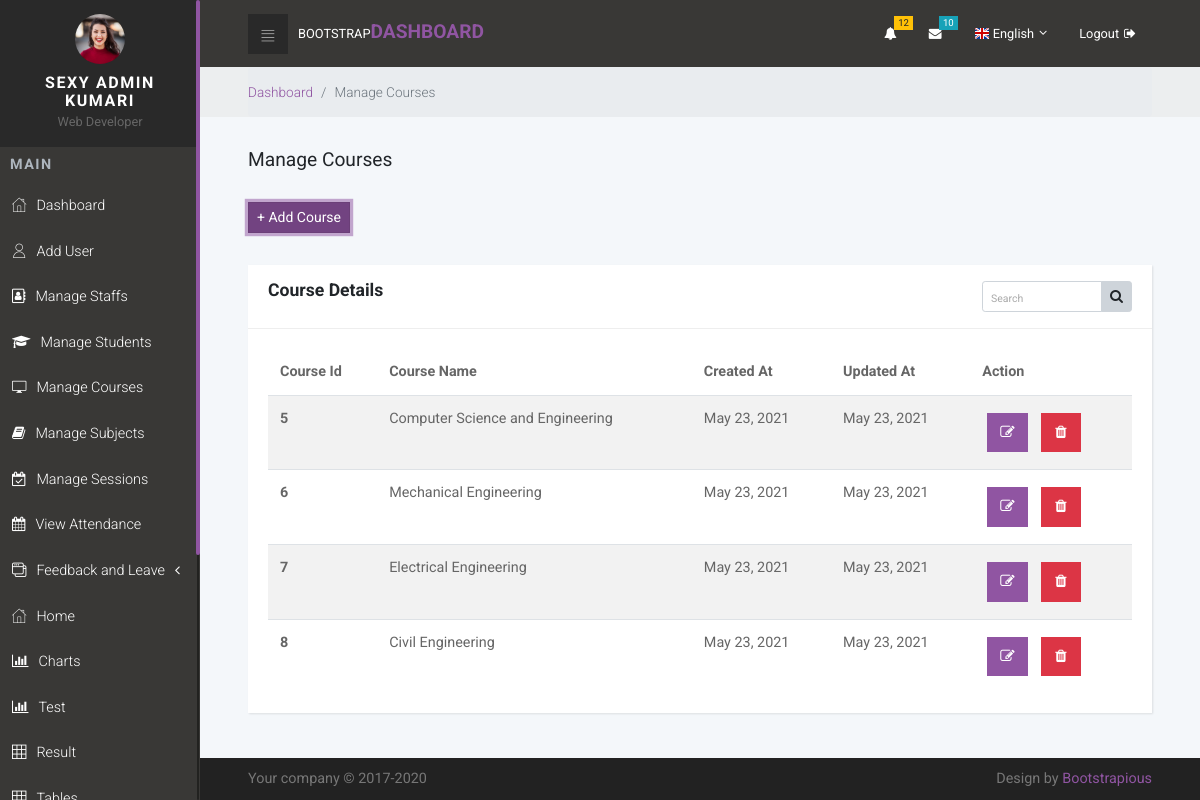
The page /manage_courses/ (signed in) on the database its author committed.
### sms_app/models.py (models this page shows, shortened)
class Course(models.Model):
    id = models.AutoField(primary_key = True)
    course_name = models.CharField(max_length = 100, null = False)
    date_created = models.DateField(auto_now_add = True)
    date_updated = models.DateField(auto_now = True)

### accounts/decorators.py (the view, shortened to what this page needs)
        def wrapper_func(request, *args, **kwargs):
            group = None
            if request.user.groups.exists():
                group = request.user.groups.all()[0].name
            if group in allowed_roles:
                return view_func(request, *args, **kwargs)

### sms_app/HODviews.py (called while the page is built)
@login_required
@allowed_users(allowed_roles=['hod'])
def manage_courses_view(request):
    courses = Course.objects.all()
    context = {
        'courses': courses
    }
    return render(request, 'HOD/manage_courses.html', context)

### templates/HOD/manage_courses.html (shortened to what this page needs)
{% extends 'HOD/base.html' %}
{% load static %}
{% block content %}
<div class="breadcrumb-holder">
  <div class="container-fluid">
    <ul class="breadcrumb">
      <li class="breadcrumb-item"><a href="{% url 'hod_dashboard' %}">Dashboard</a></li>
      <li class="breadcrumb-item active">Manage Courses</li>
    </ul>
  </div>
</div>
<section>
  <div class="container-fluid">
    <header>
      <h1 class="h3 display">Manage Courses</h1><br>
      <a href="{% url 'add_course_view' %}" class="btn btn-primary btn-sm active" role="button" aria-pressed="true">+
        Add Course</a>
    </header>
    <div class="row">
      <div class="col-lg-12">
        <div class="card">
          <div class="card-header">
            <h4 class="card-title">Course Details</h4>
            <div class="card-tools">
              <div class="input-group input-group-sm" style="width: 150px;">
                <input type="text" name="table_search" class="form-control float-right" placeholder="Search">
                <div class="input-group-append">
                  <button type="submit" class="btn btn-default"><i class="fa fa-search"></i></button>
                </div>
              </div>
            </div>
          </div>
          <div class="card-body">
            <div class="table-responsive">
              <table class="table table-striped table-hover">
                <thead>
                  <tr>
                    <th>Course Id</th>
                    <th>Course Name</th>
                    <th>Created At</th>
                    <th>Updated At</th>
                    <th class="action">Action</th>
                  </tr>
                </thead>
                <tbody>
                  {% for course in courses %}
                  <tr>
                    <th scope="row">{{course.id}}</th>
                    <td>{{course.course_name}}</td>
                    <td>{{course.date_created}}</td>
                    <td>{{course.date_updated}}</td>
                    <td>
                      <div class="action">
                        <a href="#" title="edit"><button type="button"
                            class="btn  btn-primary  fa fa-edit"></button></a>
                        <a href="#" title="delete"><button type="button"
                            class="btn btn-danger  fa fa-trash"></button></a>
                      </div>
                    </td>
                  </tr>
                  {% endfor %}
                </tbody>
              </table>
            </div>
          </div>
        </div>
      </div>
    </div>
  </div>
</section>
{% endblock %}

### templates/HOD/navbar.html (shortened to what this page needs)
{% load static %}
<nav class="side-navbar">
    <div class="side-navbar-wrapper">
        <div class="sidenav-header d-flex align-items-center justify-content-center">
            <div class="sidenav-header-inner text-center"><img src="{% static 'img/avatar-8.jpg' %}" alt="person"
                    class="img-fluid rounded-circle">
                <h2 class="h5">Sexy {{request.user.first_name}} {{request.user.last_name}}i</h2><span>Web Developer</span>
            </div>
        </div>
        <div class="main-menu">
            <h5 class="sidenav-heading">Main</h5>
            <ul id="side-main-menu" class="side-menu list-unstyled">
                <li><a href="{% url 'hod_dashboard' %}"> <i class="icon-home"></i>Dashboard </a></li>
                <li><a href="{% url 'register_user' %}"> <i class="icon-user"></i>Add User </a></li>
                <li><a href="{% url 'manage_staff_view' %}"> <i class="fa fa-address-book-o"></i>Manage Staffs </a></li>
                <li><a href="{% url 'manage_student_view' %}"> <i class="fa fa-graduation-cap"></i>Manage Students </a></li>
                <li><a href="{% url 'manage_courses_view' %}"> <i class="icon-screen"></i>Manage Courses </a></li>
                <li><a href="{% url 'manage_subjects_view' %}"> <i class="fa fa-book"></i>Manage Subjects </a></li>
                <li><a href="{% url 'manage_sessions_view' %}"> <i class="fa fa-calendar-check-o"></i>Manage Sessions </a></li>
                <li><a href="{% url 'view_attendance' %}"> <i class="fa fa-calendar"></i>View Attendance </a></li>
                <li><a href="#exampledropdownDropdown" aria-expanded="false" data-toggle="collapse"> <i class="icon-interface-windows"></i>Feedback and Leave </a>
                </li>
                <li><a href="{% url 'admin_dashboard' %}"> <i class="icon-home"></i>Home </a></li>
                <li><a href="{% url 'charts_view' %}"> <i class="fa fa-bar-chart"></i>Charts </a></li>
                <li><a href="{% url 'test-view' %}"> <i class="fa fa-bar-chart"></i>Test </a></li>
                <li><a href="{% url 'result-view' %}"> <i class="icon-grid"></i>Result </a></li>
                <li><a href="{% url 'tables_view' %}"> <i class="icon-grid"></i>Tables </a></li>
            </ul>
        </div>
    </div>
</nav>
<div class="page">
    <header class="header">
        <nav class="navbar">
            <div class="container-fluid">
                <div class="navbar-holder d-flex align-items-center justify-content-between">
                    <div class="navbar-header"><a id="toggle-btn" href="#" class="menu-btn"><i class="icon-bars">
                            </i></a><a href="index.html" class="navbar-brand">
                            <div class="brand-text d-none d-md-inline-block"><span>Bootstrap </span><strong
                                    class="text-primary">Dashboard</strong></div>
                        </a></div>
                    <ul class="nav-menu list-unstyled d-flex flex-md-row align-items-md-center">
                        <li class="nav-item dropdown"> <a id="notifications" rel="nofollow" data-target="#" href="#"
                                data-toggle="dropdown" aria-haspopup="true" aria-expanded="false" class="nav-link"><i
                                    class="fa fa-bell"></i><span class="badge badge-warning">12</span></a>
                        </li>
                        <li class="nav-item dropdown"> <a id="messages" rel="nofollow" data-target="#" href="#"
                                data-toggle="dropdown" aria-haspopup="true" aria-expanded="false" class="nav-link"><i
                                    class="fa fa-envelope"></i><span class="badge badge-info">10</span></a>
                        </li>
                        <li class="nav-item dropdown"><a id="languages" rel="nofollow" data-target="#" href="#"
                                data-toggle="dropdown" aria-haspopup="true" aria-expanded="false"
                                class="nav-link language dropdown-toggle"><img src="{% static 'img/flags/16/GB.png' %}"
                                    alt="English"><span class="d-none d-sm-inline-block">English</span></a>
                        </li>
                        <li class="nav-item"><a href="{% url 'logout' %}" class="nav-link logout"> <span
                                    class="d-none d-sm-inline-block">Logout</span><i class="fa fa-sign-out"></i></a>
                        </li>
                    </ul>
                </div>
            </div>
        </nav>
    </header>

### static/css/custom.css (style rules this page uses)
.card-title { float: left; }
.card-tools { float: right; }

### templates/HOD/manage_courses.html (style rules this page uses)
.fa-trash, .fa-edit { margin: 5px; padding: 8px 13px; }
.fa-edit { margin: 5px; padding: 8px 12px; }

### rows shown on the page
Course: id "5", course_name "Computer Science and Engineering", date_created "May 23, 2021", date_updated "May 23, 2021"
Course: id "6", course_name "Mechanical Engineering", date_created "May 23, 2021", date_updated "May 23, 2021"
Course: id "7", course_name "Electrical Engineering", date_created "May 23, 2021", date_updated "May 23, 2021"
Course: id "8", course_name "Civil Engineering", date_created "May 23, 2021", date_updated "May 23, 2021"

### other values the page prints
{{ request.user.first_name }} "ADMIN"
{{ request.user.last_name }} "KUMAR"
